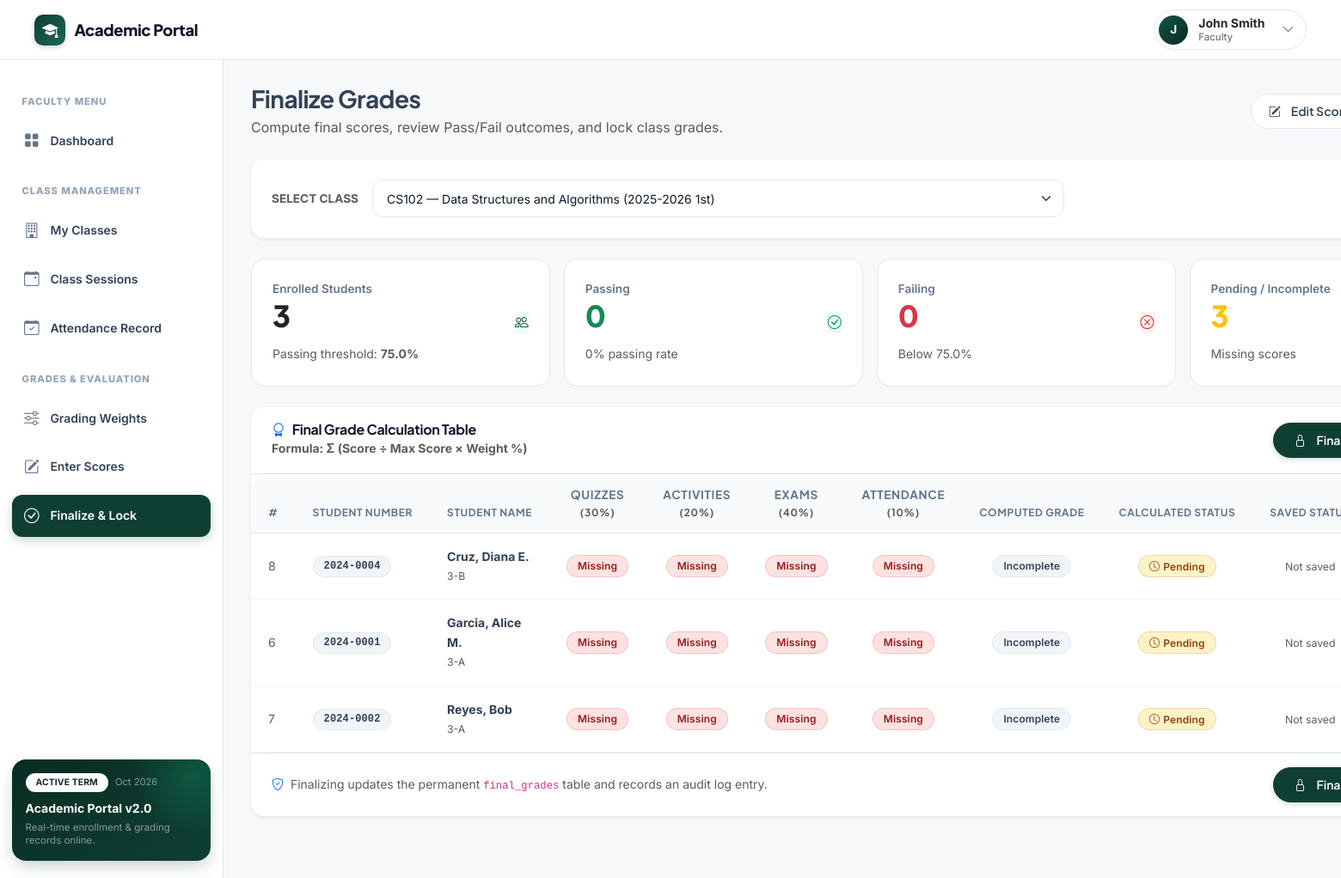
The page /instructor/finalize-grades.php?class_id=2 (signed in) on the database its author committed.
### tables this page shows
CREATE TABLE IF NOT EXISTS classes (
    class_id            INT             AUTO_INCREMENT PRIMARY KEY,
    subject_id          INT             NOT NULL,
    instructor_id       INT             NOT NULL,
    school_year         VARCHAR(9)      NOT NULL COMMENT 'e.g. 2025-2026',
    school_semester     ENUM('1st','2nd','Summer') NOT NULL,
    passing_threshold   DECIMAL(5,2)    NOT NULL DEFAULT 75.00 COMMENT 'Configurable passing mark',

    CONSTRAINT fk_classes_subject
        FOREIGN KEY (subject_id) REFERENCES subjects(subject_id)
        ON DELETE RESTRICT ON UPDATE CASCADE,
    CONSTRAINT fk_classes_instructor
        FOREIGN KEY (instructor_id) REFERENCES instructors(instructor_id)
        ON DELETE RESTRICT ON UPDATE CASCADE,

    INDEX idx_classes_term (school_year, school_semester),
    INDEX idx_classes_subject (subject_id),
    INDEX idx_classes_instructor (instructor_id)
);

CREATE TABLE IF NOT EXISTS grading_components (
    component_id        INT             AUTO_INCREMENT PRIMARY KEY,
    class_id            INT             NOT NULL,
    component_name      VARCHAR(50)     NOT NULL,
    weight_percentage   DECIMAL(5,2)    NOT NULL COMMENT 'Must total 100% per class',
    maximum_score       DECIMAL(10,2)   NOT NULL COMMENT 'Max possible raw score',

    CONSTRAINT fk_gc_class
        FOREIGN KEY (class_id) REFERENCES classes(class_id)
        ON DELETE RESTRICT ON UPDATE CASCADE,

    INDEX idx_gc_class (class_id)
);

CREATE TABLE IF NOT EXISTS student_classes (
    student_class_id    INT     AUTO_INCREMENT PRIMARY KEY,
    student_id          INT     NOT NULL,
    class_id            INT     NOT NULL,

    CONSTRAINT fk_sc_student
        FOREIGN KEY (student_id) REFERENCES students(student_id)
        ON DELETE RESTRICT ON UPDATE CASCADE,
    CONSTRAINT fk_sc_class
        FOREIGN KEY (class_id) REFERENCES classes(class_id)
        ON DELETE RESTRICT ON UPDATE CASCADE,

    UNIQUE KEY uk_student_class (student_id, class_id),
    INDEX idx_sc_class (class_id)
);

CREATE TABLE IF NOT EXISTS students (
    student_id      INT             AUTO_INCREMENT PRIMARY KEY,
    user_id         INT             NOT NULL UNIQUE,
    student_number  VARCHAR(20)     NOT NULL UNIQUE,
    first_name      VARCHAR(50)     NOT NULL,
    middle_name     VARCHAR(50)     DEFAULT NULL,
    last_name       VARCHAR(50)     NOT NULL,
    yr_section      VARCHAR(20)     NOT NULL,

    CONSTRAINT fk_students_user
        FOREIGN KEY (user_id) REFERENCES users(user_id)
        ON DELETE RESTRICT ON UPDATE CASCADE,

    INDEX idx_students_name (last_name, first_name)
);

### instructor/finalize-grades.php (the view, shortened to what the rows shown need)
<?php
require_once __DIR__ . '/../includes/permissions.php';
$pdo = db_connect();
$instructor = get_current_instructor($pdo);
$class_id = (int)($_GET['class_id'] ?? 0);
$stmt = $pdo->prepare(
    'SELECT c.class_id, s.subject_code, s.subject_name, c.school_year, c.school_semester, c.passing_threshold
     FROM classes c JOIN subjects s ON c.subject_id = s.subject_id
     WHERE c.instructor_id = ?
     ORDER BY c.school_year DESC, s.subject_code ASC'
);
$stmt->execute([$instructor['instructor_id']]);
$my_classes = $stmt->fetchAll();
$current_class = null;
foreach ($my_classes as $c) {
    if ((int)$c['class_id'] === $class_id) {
        $current_class = $c;
        break;
    }
}
$threshold = $current_class ? (float)$current_class['passing_threshold'] : 75.00;
$components = [];
$total_weight = 0.0;
if ($class_id > 0) {
    $stmt = $pdo->prepare('SELECT * FROM grading_components WHERE class_id = ? ORDER BY component_id ASC');
    $stmt->execute([$class_id]);
    $components = $stmt->fetchAll();
    foreach ($components as $comp) {
        $total_weight += (float)$comp['weight_percentage'];
    }
}
$is_weight_valid = (abs($total_weight - 100.0) < 0.01);
$students = [];
if ($class_id > 0) {
    $stmt = $pdo->prepare(
        'SELECT sc.student_class_id, s.student_id, s.student_number, s.first_name, s.middle_name, s.last_name, s.yr_section,
                fg.final_grade_id, fg.final_grade AS saved_final_grade, fg.status AS saved_status, fg.finalized_at,
                u.username AS finalized_by_user
         FROM student_classes sc
         JOIN students s ON sc.student_id = s.student_id
         LEFT JOIN final_grades fg ON sc.student_class_id = fg.student_class_id
         LEFT JOIN users u ON fg.finalized_by = u.user_id
         WHERE sc.class_id = ?
         ORDER BY s.last_name ASC, s.first_name ASC'
    );
    $stmt->execute([$class_id]);
    $students = $stmt->fetchAll();
}
$scores = [];
$calculations = [];
$pass_count = 0;
$fail_count = 0;
$pending_count = 0;
foreach ($students as $st) {
    $sc_id = $st['student_class_id'];
    $all_present = true;
    $computed_total = 0.0;
    $comp_details = [];
    foreach ($components as $comp) {
        $cid = $comp['component_id'];
        $max = (float)$comp['maximum_score'];
        $weight = (float)$comp['weight_percentage'];
        if (isset($scores[$sc_id][$cid])) {
            $sc = $scores[$sc_id][$cid];
            $contribution = ($max > 0) ? ($sc / $max) * $weight : 0;
            $computed_total += $contribution;
            $comp_details[$cid] = [
                'score' => $sc,
                'max' => $max,
                'contribution' => $contribution,
                'missing' => false
            ];
        } else {
            $all_present = false;
            $comp_details[$cid] = [
                'score' => null,
                'max' => $max,
                'contribution' => 0,
                'missing' => true
            ];
        }
    }
    $computed_total = round($computed_total, 2);
    $computed_status = 'Pending';
    if ($computed_status === 'Pass') $pass_count++;
    elseif ($computed_status === 'Fail') $fail_count++;
    else $pending_count++;
    $calculations[$sc_id] = [
        'student' => $st,
        'computed_grade' => $computed_total,
        'computed_status' => $computed_status,
        'all_present' => $all_present,
        'comp_details' => $comp_details
    ];
}
require_once __DIR__ . '/../includes/header.php';
?>
<?php if ($class_id > 0): ?>
    <div class="row g-3 mb-4">
        <div class="col-sm-6 col-xl-3">
            <div class="stat-card">
                <div class="d-flex justify-content-between align-items-center">
                    <div>
                        <div class="stat-card-title">Enrolled Students</div>
                        <div class="stat-card-value text-dark"><?php echo count($students); ?></div>
                        <span class="text-muted small">Passing threshold: <strong><?php echo number_format($threshold, 1); ?>%</strong></span>
                    </div>
                    <div class="stat-card-icon" style="background: var(--forest-50); color: var(--forest-700);">
                        <i class="bi bi-people"></i>
                    </div>
                </div>
            </div>
        </div>
        <div class="col-sm-6 col-xl-3">
            <div class="stat-card">
                <div class="d-flex justify-content-between align-items-center">
                    <div>
                        <div class="stat-card-title">Passing</div>
                        <div class="stat-card-value text-success"><?php echo $pass_count; ?></div>
                        <span class="text-muted small">
                            <?php echo count($students) > 0 ? round(($pass_count / count($students)) * 100, 1) : 0; ?>% passing rate
                        </span>
                    </div>
                    <div class="stat-card-icon" style="background: #ecfdf5; color: #059669;">
                        <i class="bi bi-check-circle"></i>
                    </div>
                </div>
            </div>
        </div>
        <div class="col-sm-6 col-xl-3">
            <div class="stat-card">
                <div class="d-flex justify-content-between align-items-center">
                    <div>
                        <div class="stat-card-title">Failing</div>
                        <div class="stat-card-value text-danger"><?php echo $fail_count; ?></div>
                        <span class="text-muted small">Below <?php echo number_format($threshold, 1); ?>%</span>
                    </div>
                    <div class="stat-card-icon" style="background: #fef2f2; color: #dc2626;">
                        <i class="bi bi-x-circle"></i>
                    </div>
                </div>
            </div>
        </div>
        <div class="col-sm-6 col-xl-3">
            <div class="stat-card">
                <div class="d-flex justify-content-between align-items-center">
                    <div>
                        <div class="stat-card-title">Pending / Incomplete</div>
                        <div class="stat-card-value text-warning"><?php echo $pending_count; ?></div>
                        <span class="text-muted small">Missing scores</span>
                    </div>
                </div>
            </div>
        </div>
    </div>
    <div class="card shadow-sm border-0 mb-4">
        <div class="card-header bg-white py-3 border-bottom d-flex flex-wrap justify-content-between align-items-center gap-2">
            <div>
                <h6 class="mb-0 fw-bold" style="color: var(--neutral-900);">
                    <i class="bi bi-award me-2 text-primary"></i>Final Grade Calculation Table
                </h6>
                <small class="text-muted">Formula: &Sigma; (Score &divide; Max Score &times; Weight %)</small>
            </div>
            <?php if ($is_weight_valid && !empty($students)): ?>
                <form method="POST" action="finalize-grades.php?class_id=<?php echo $class_id; ?>" onsubmit="return confirm('Are you sure you want to finalize and lock grades for this class?');">
                    <button type="submit" class="btn btn-forest px-4">
                        <i class="bi bi-lock me-1"></i> Finalize & Lock Grades
                    </button>
                </form>
            <?php endif; ?>
        </div>
        <div class="table-responsive">
            <table class="table table-hover align-middle mb-0">
                <thead>
                    <tr>
                        <th style="width: 50px;">#</th>
                        <th>Student Number</th>
                        <th>Student Name</th>
                        <?php foreach ($components as $comp): ?>
                            <th class="text-center" style="font-size: 0.85rem;">
                                <?php echo e($comp['component_name']); ?>
                                <div class="text-muted small">(<?php echo number_format($comp['weight_percentage'], 0); ?>%)</div>
                            </th>
                        <?php endforeach; ?>
                        <th class="text-center">Computed Grade</th>
                        <th class="text-center">Calculated Status</th>
                        <th class="text-center">Saved Status</th>
                    </tr>
                </thead>
                <tbody>
                    <?php if (empty($students)): ?>
                        <tr>
                            <td colspan="<?php echo count($components) + 7; ?>" class="text-center py-5 text-muted">
                                <i class="bi bi-inbox fs-1 d-block mb-2 text-muted"></i>
                                No students enrolled in this class.
                            </td>
                        </tr>
                    <?php else: ?>
                        <?php foreach ($calculations as $idx => $calc):
                            $st = $calc['student'];
                        ?>
                            <tr>
                                <td class="text-muted"><?php echo $idx + 1; ?></td>
                                <td>
                                    <span class="badge bg-secondary font-monospace"><?php echo e($st['student_number']); ?></span>
                                </td>
                                <td>
                                    <div class="fw-bold" style="color: var(--neutral-900);"><?php echo e($st['last_name'] . ', ' . $st['first_name'] . ' ' . $st['middle_name']); ?></div>
                                    <small class="text-muted"><?php echo e($st['yr_section']); ?></small>
                                </td>
                                <?php foreach ($components as $comp):
                                    $cid = $comp['component_id'];
                                    $det = $calc['comp_details'][$cid];
                                ?>
                                    <td class="text-center">
                                        <?php if ($det['missing']): ?>
                                            <span class="badge bg-danger">Missing</span>
                                        <?php endif; ?>
                                    </td>
                                <?php endforeach; ?>
                                <td class="text-center">
                                    <?php if ($calc['all_present']): ?>
                                        <span class="fs-6 fw-bold <?php echo $calc['computed_grade'] >= $threshold ? 'text-success' : 'text-danger'; ?>">
                                            <?php echo number_format($calc['computed_grade'], 2); ?>%
                                        </span>
                                    <?php else: ?>
                                        <span class="badge bg-secondary">Incomplete</span>
                                    <?php endif; ?>
                                </td>
                                <td class="text-center">
                                    <?php if ($calc['computed_status'] === 'Pass'): ?>
                                        <span class="badge bg-success"><i class="bi bi-check-lg me-1"></i>Pass</span>
                                    <?php elseif ($calc['computed_status'] === 'Fail'): ?>
                                        <span class="badge bg-danger"><i class="bi bi-x-lg me-1"></i>Fail</span>
                                    <?php else: ?>
                                        <span class="badge bg-warning"><i class="bi bi-clock me-1"></i>Pending</span>
                                    <?php endif; ?>
                                </td>
                                <td class="text-center">
                                    <?php if (!empty($st['saved_status'])): ?>
                                        <?php
                                            $s_cls = $st['saved_status'] === 'Pass' ? 'bg-success' : ($st['saved_status'] === 'Fail' ? 'bg-danger' : 'bg-warning');
                                        ?>
                                        <span class="badge <?php echo $s_cls; ?>">
                                            <?php echo e($st['saved_status']); ?> (<?php echo number_format($st['saved_final_grade'], 1); ?>%)
                                        </span>
                                    <?php else: ?>
                                        <span class="text-muted small">Not saved</span>
                                    <?php endif; ?>
                                </td>
                            </tr>
                        <?php endforeach; ?>
                    <?php endif; ?>
                </tbody>
            </table>
        </div>
        <div class="card-footer bg-white border-top d-flex flex-wrap justify-content-between align-items-center py-3 gap-2">
            <span class="text-muted small">
                <i class="bi bi-shield-check me-1 text-primary"></i> Finalizing updates the permanent <code>final_grades</code> table and records an audit log entry.
            </span>
            <?php if ($is_weight_valid && !empty($students)): ?>
                <form method="POST" action="finalize-grades.php?class_id=<?php echo $class_id; ?>" onsubmit="return confirm('Are you sure you want to finalize and lock grades for this class?');">
                    <button type="submit" class="btn btn-forest px-4">
                        <i class="bi bi-lock me-1"></i> Finalize & Lock Grades
                    </button>
                </form>
            <?php endif; ?>
        </div>
    </div>
<?php endif; ?>
<?php require_once __DIR__ . '/../includes/footer.php'; ?>

### rows shown on the page
classes: passing_threshold "75.0"
grading_components: component_name "QUIZZES", weight_percentage "30", shows "Missing"
grading_components: component_name "ACTIVITIES", weight_percentage "20", shows "Missing"
grading_components: component_name "EXAMS", weight_percentage "40", shows "Missing"
grading_components: component_name "ATTENDANCE", weight_percentage "10", shows "Missing"
student_classes: student.student_number "2024-0004", student.middle_name "Cruz, Diana E.", student.yr_section "3-B"
student_classes: student.student_number "2024-0001", student.middle_name "Garcia, Alice M.", student.yr_section "3-A"
student_classes: student.student_number "2024-0002", student.middle_name "Reyes, Bob", student.yr_section "3-A"

### other values the page prints
substr($display_name, 0, 1) "J"
$display_name "John Smith"
$role_badge "Faculty"
count($students) "3"
$pass_count "0"
$fail_count "0"
$pending_count "3"
form field class_id "CS102 — Data Structures and Algorithms (2025-2026 1st)"
